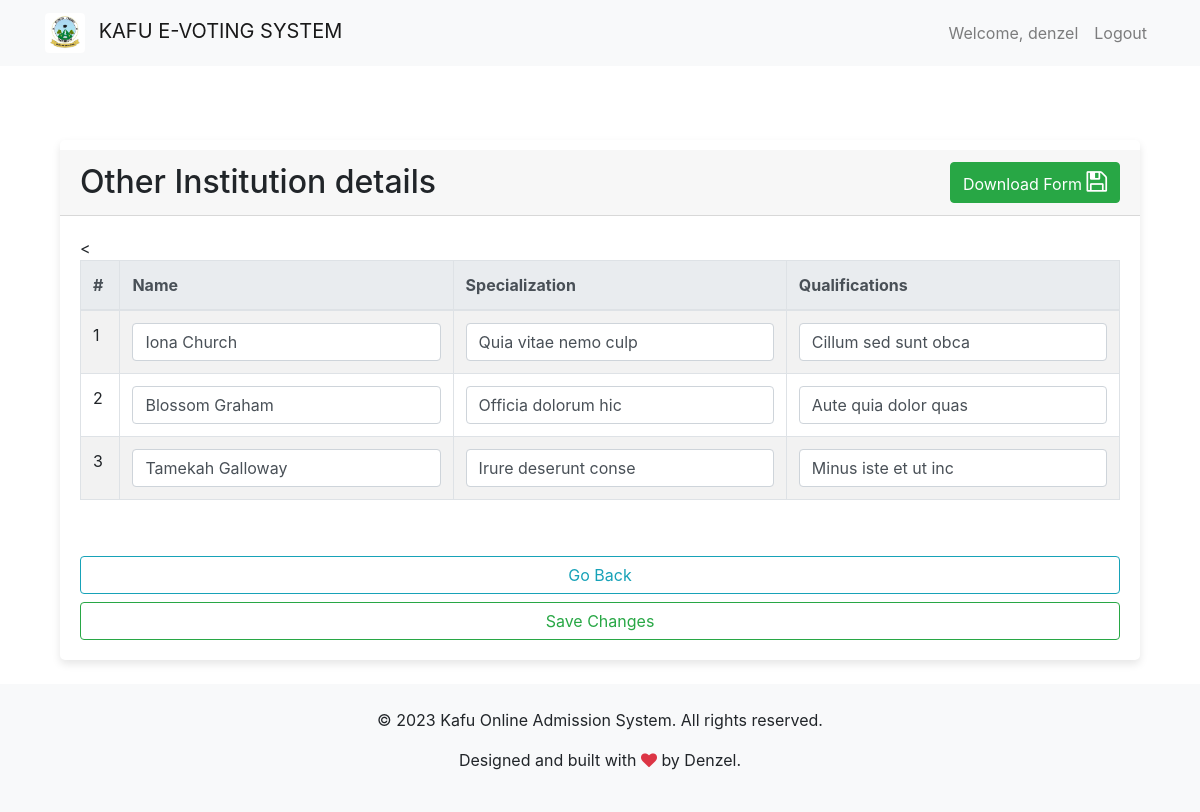
Screenshot of /submissions/other-institution-details/2/ (signed in) with the database file from the repository.
### accounts/models.py (models this page shows, shortened)
class User(AbstractBaseUser, PermissionsMixin):
    username = models.CharField(max_length=255, unique=True)
    email = models.EmailField(max_length=255, unique=True)
    phone_number = models.CharField(max_length=20, blank=True, null=True)
    full_name = models.CharField(max_length=255, blank=True, null=True)
    is_staff = models.BooleanField(default=False)
    is_active = models.BooleanField(default=True)
    groups = models.ManyToManyField(
        'auth.Group',
        blank=True,
        related_name='myuser_set',
        related_query_name='user',
    )
    user_permissions = models.ManyToManyField(
        'auth.Permission',
        blank=True,
        related_name='myuser_set',
        related_query_name='user',
    )
    objects = UserManager()
    USERNAME_FIELD = 'username'
    REQUIRED_FIELDS = ['email']

### admissions/models.py (models this page shows, shortened)
class OtherInstitutionDetail(models.Model):
    user = models.ForeignKey(settings.AUTH_USER_MODEL, on_delete=models.CASCADE)
    first_institution_name  = models.CharField(max_length=50)
    first_institution_specialization  = models.CharField(max_length=50)
    first_institution_qualification  = models.CharField(max_length=50)
    second_institution_name  = models.CharField(max_length=50)
    second_institution_specialization  = models.CharField(max_length=50)
    second_institution_qualification  = models.CharField(max_length=50)
    third_institution_name  = models.CharField(max_length=50)
    third_institution_specialization  = models.CharField(max_length=50)
    third_institution_qualification  = models.CharField(max_length=50)

### submissions/views.py (the view, shortened to what this page needs)
# urls.py: path('other-institution-details/<int:user_id>/', views.view_other_institution_details, name="view_other_institution_details"), # other institution details
@login_required
def view_other_institution_details(request, user_id):
    other_institution_detail = get_object_or_404(OtherInstitutionDetail, user_id=user_id)
    form = ViewOtherInstitutionDetailForm(instance=other_institution_detail)
    context = {
        'form': form
    }
    return render(request, 'submissions/view_other_institution_details.html', context)

### submissions/forms.py
class ViewOtherInstitutionDetailForm(forms.ModelForm):
    class Meta:
        model = OtherInstitutionDetail
        fields = [
            'first_institution_name',
            'first_institution_specialization',
            'first_institution_qualification',
            'second_institution_name',
            'second_institution_specialization',
            'second_institution_qualification',
            'third_institution_name',
            'third_institution_specialization',
            'third_institution_qualification',
        ]

### templates/submissions/view_other_institution_details.html (shortened to what this page needs)
{% extends 'common/base.html' %}
{% block content %}
    <div class="container" style="margin-top: 50px;">
        <div class="row">
            <div class="col-md-12">
                <div class="card">
                    <form action="" method="POST">
                        <div class="card-header" style="display: flex; justify-content: space-between; align-items: center; margin-top: 10px;">
                            <h2 style="margin: 0;">Other Institution details</h2>
                            <a class="btn btn-success" href="{% url 'forms_downloads:download_other_institution_details' user_id=user.id %}" style="margin-left: 10px;">
                                Download Form
                                 <i class="fa fa-save" style="font-size:24px;"></i>
                            </a>
                        </div>
                            <div class="card-body">
                                <table class="table table-striped table-bordered table-hover">
                                    <thead class="thead-light">
                                        <tr>
                                            <th rowspan="2">#</th>
                                            <th rowspan="2">Name</th>
                                            <th rowspan="2">Specialization</th>
                                            <th rowspan="2">Qualifications</th>
                                        </tr>
                                    </thead>
                                    <tbody>
                                        <tr>
                                            <td>
                                                1
                                            </td>
                                            <td>
                                                <input type="text" class="form-control" placeholder="Name of your first other institution/qualification" name="first_institution_name" value="{{ form.first_institution_name.value }}">
                                            </td>
                                            <td>
                                                <input type="text" class="form-control" placeholder="What did you specialize in?" name="first_institution_specialization" value="{{ form.first_institution_specialization.value }}">
                                            </td>
                                            <td>
                                                <input type="text" class="form-control" placeholder="What are your qualifications?" name="first_institution_qualification" value="{{ form.first_institution_qualification.value }}">
                                            </td>
                                        </tr>
                                        <tr>
                                            <td>
                                                2
                                            </td>
                                            <td>
                                                <input type="text" class="form-control" placeholder="Name of your second other institution/qualification" name="second_institution_name" value="{{ form.second_institution_name.value }}">
                                            </td>
                                            <td>
                                                <input type="text" class="form-control" placeholder="What did you specialize in?" name="second_institution_specialization" value="{{ form.second_institution_specialization.value }}">
                                            </td>
                                            <td>
                                                <input type="text" class="form-control" placeholder="What are your qualifications?" name="second_institution_qualification" value="{{ form.second_institution_qualification.value }}">
                                            </td>
                                        </tr>
                                        <tr>
                                            <td>
                                                3
                                            </td>
                                            <td>
                                                <input type="text" class="form-control" placeholder="Name of your third other institution/qualification" name="third_institution_name" value="{{ form.third_institution_name.value }}">
                                            </td>
                                            <td>
                                                <input type="text" class="form-control" placeholder="What did you specialize in?" name="third_institution_specialization" value="{{ form.third_institution_specialization.value }}">
                                            </td>
                                            <td>
                                                <input type="text" class="form-control" placeholder="What are your qualifications?" name="third_institution_qualification" value="{{ form.third_institution_qualification.value }}">
                                            </td>
                                        </tr>
                                    </tbody>
                                </table>
                            </div>
                        <div class="card-body">
                            <div class="col">
                                <div class="row">
                                    <a class="btn btn-outline-info btn-block" href="{% url 'submissions:view_details' %}">Go Back</a>
                                    <button class="btn btn-outline-success btn-block">Save Changes</button>
                                </div>
                            </div>
                        </div>
                    </form>
                </div>
            </div>
        </div>
    </div>
{% endblock %}

### templates/common/header.html (shortened to what this page needs)
{% load static %}
<header>
    <nav class="navbar navbar-expand-lg navbar-light bg-light">
        <div class="container">
            {% if user.is_authenticated %}
            <a class="navbar-brand" href="{% url 'home' %}">
                <img src="{% static 'images/logos/KAFU_LOGO.jpg' %}" alt="Logo" height="40" class="mr-2 rounded">
                KAFU E-VOTING SYSTEM
            </a>
            <div class="collapse navbar-collapse" id="navbarSupportedContent">
                <ul class="navbar-nav ml-auto">
                    <li class="nav-item">
                    <a class="nav-link" href="#">
                        Welcome, {{ user.username }}
                    </a>
                    </li>
                    <li class="nav-item">
                  <a class="nav-link" href="{% url 'logout' %}">
                    Logout
                  </a>
                    </li>
                </ul>
            </div>
            {% endif %}
        </div>
    </nav>
</header>

### static/custom_css/styles.css (style rules this page uses)
.card { box-shadow: 0px 4px 8px rgba(0, 0, 0, 0.1); border: none; transition: 0.3s; border-radius: 5px; }

### rows the page displays
User: username "denzel"
OtherInstitutionDetail: first_institution_name "Iona Church", first_institution_specialization "Quia vitae nemo culp", first_institution_qualification "Cillum sed sunt obca", second_institution_name "Blossom Graham", second_institution_specialization "Officia dolorum hic", second_institution_qualification "Aute quia dolor quas", third_institution_name "Tamekah Galloway", third_institution_specialization "Irure deserunt conse", third_institution_qualification "Minus iste et ut inc"
